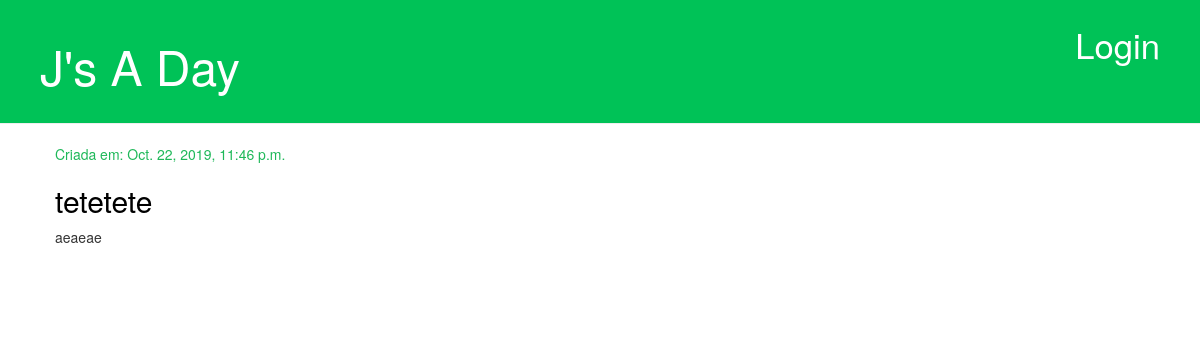
Page /atividade/listar/ on the earlier database version.
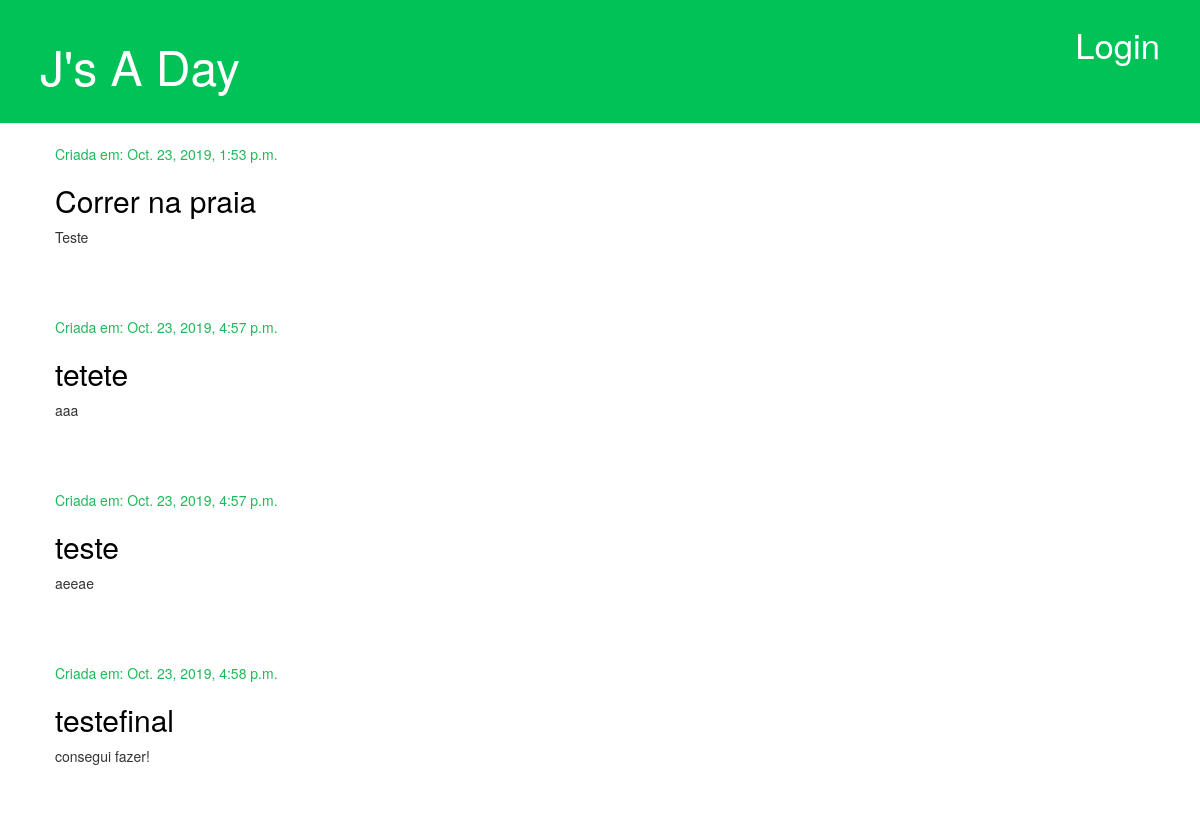
Same page on the later database version.
### jsadayapp/models.py (models this page shows, shortened)
class Atividade(models.Model):
    autor = models.ForeignKey(settings.AUTH_USER_MODEL,
                              on_delete=models.CASCADE)
    tipoAtividade = models.ForeignKey(
        'TipoAtividade', on_delete=models.CASCADE, default=None)
    nome = models.CharField(max_length=30)
    descricao = models.TextField()
    data_criacao = models.DateTimeField(default=timezone.now)

### jsadayapp/views/atividade.py (the view)
# urls.py: path('atividade/listar/', views.lista_atividade, name='lista_atividade'),
def lista_atividade(request):
    atividades = Atividade.objects.filter(
        data_criacao__lte=timezone.now()).order_by('data_criacao')
    return render(request, 'atividade/lista_atividade.html', {'atividades': atividades})

### jsadayapp/templates/atividade/lista_atividade.html
{% extends 'base/base.html' %}
{% block content %}
    {% for atividade in atividades %}
        <div class="atividade">
            <div class="date">
                <p>Criada em: {{ atividade.data_criacao }}</p>
            </div>
            <h2><a href="{% url 'detalhe_atividade' pk=atividade.pk %}">{{ atividade.nome }}</a></h2>
            <p>{{ atividade.descricao|linebreaksbr }}</p>
        </div>
    {% endfor %}
{% endblock %}

Differences in the rows shown:
removed Atividade: data_criacao "Oct. 22, 2019, 11:46 p.m.", nome "tetetete", descricao "aeaeae"
added Atividade: data_criacao "Oct. 23, 2019, 1:53 p.m.", nome "Correr na praia", descricao "Teste"
added Atividade: data_criacao "Oct. 23, 2019, 4:57 p.m.", nome "tetete", descricao "aaa"
added Atividade: data_criacao "Oct. 23, 2019, 4:57 p.m.", nome "teste", descricao "aeeae"
added Atividade: data_criacao "Oct. 23, 2019, 4:58 p.m.", nome "testefinal", descricao "consegui fazer!"
